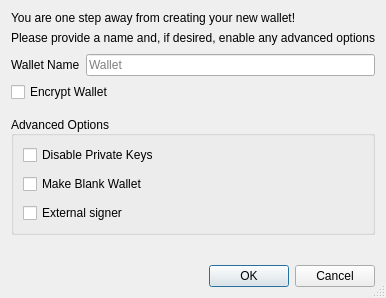
<?xml version="1.0" encoding="UTF-8"?>
<ui version="4.0">
 <class>CreateWalletDialog</class>
 <widget class="QDialog" name="CreateWalletDialog">
  <property name="geometry">
   <rect>
    <x>0</x>
    <y>0</y>
    <width>371</width>
    <height>298</height>
   </rect>
  </property>
  <property name="windowTitle">
   <string>Create Wallet</string>
  </property>
  <property name="sizeGripEnabled">
   <bool>true</bool>
  </property>
  <layout class="QVBoxLayout" name="verticalLayout">
   <item>
    <widget class="QLabel" name="label_description">
     <property name="sizePolicy">
      <sizepolicy hsizetype="Preferred" vsizetype="Preferred">
       <horstretch>0</horstretch>
       <verstretch>0</verstretch>
      </sizepolicy>
     </property>
     <property name="text">
      <string>You are one step away from creating your new wallet!</string>
     </property>
     <property name="alignment">
      <set>Qt::AlignLeading|Qt::AlignLeft|Qt::AlignVCenter</set>
     </property>
     <property name="wordWrap">
      <bool>false</bool>
     </property>
    </widget>
   </item>
   <item>
    <widget class="QLabel" name="label_subdescription">
     <property name="text">
      <string>Please provide a name and, if desired, enable any advanced options</string>
     </property>
    </widget>
   </item>
   <item>
    <spacer name="verticalSpacer">
     <property name="orientation">
      <enum>Qt::Vertical</enum>
     </property>
     <property name="sizeType">
      <enum>QSizePolicy::Fixed</enum>
     </property>
     <property name="sizeHint" stdset="0">
      <size>
       <width>20</width>
       <height>3</height>
      </size>
     </property>
    </spacer>
   </item>
   <item>
    <layout class="QHBoxLayout" name="horizontalLayout">
     <item>
      <widget class="QLabel" name="wallet_name_label">
       <property name="text">
        <string>Wallet Name</string>
       </property>
      </widget>
     </item>
     <item>
      <widget class="QLineEdit" name="wallet_name_line_edit">
       <property name="minimumSize">
        <size>
         <width>262</width>
         <height>0</height>
        </size>
       </property>
       <property name="placeholderText">
        <string>Wallet</string>
       </property>
      </widget>
     </item>
    </layout>
   </item>
   <item>
    <widget class="QCheckBox" name="encrypt_wallet_checkbox">
     <property name="toolTip">
      <string>Encrypt the wallet. The wallet will be encrypted with a passphrase of your choice.</string>
     </property>
     <property name="text">
      <string>Encrypt Wallet</string>
     </property>
     <property name="checked">
      <bool>false</bool>
     </property>
    </widget>
   </item>
   <item>
    <spacer name="verticalSpacer_1">
     <property name="orientation">
      <enum>Qt::Vertical</enum>
     </property>
     <property name="sizeType">
      <enum>QSizePolicy::Fixed</enum>
     </property>
     <property name="sizeHint" stdset="0">
      <size>
       <width>20</width>
       <height>8</height>
      </size>
     </property>
    </spacer>
   </item>
   <item>
    <widget class="QGroupBox" name="groupBox">
     <property name="title">
      <string>Advanced Options</string>
     </property>
     <property name="alignment">
      <set>Qt::AlignLeading|Qt::AlignLeft|Qt::AlignVCenter</set>
     </property>
     <property name="flat">
      <bool>false</bool>
     </property>
     <property name="checkable">
      <bool>false</bool>
     </property>
     <layout class="QVBoxLayout" name="verticalLayout_groupbox">
      <property name="spacing">
       <number>9</number>
      </property>
      <item>
       <widget class="QCheckBox" name="disable_privkeys_checkbox">
        <property name="enabled">
         <bool>true</bool>
        </property>
        <property name="toolTip">
         <string>Disable private keys for this wallet. Wallets with private keys disabled will have no private keys and cannot have an HD seed or imported private keys. This is ideal for watch-only wallets.</string>
        </property>
        <property name="text">
         <string>Disable Private Keys</string>
        </property>
       </widget>
      </item>
      <item>
       <widget class="QCheckBox" name="blank_wallet_checkbox">
        <property name="toolTip">
         <string>Make a blank wallet. Blank wallets do not initially have private keys or scripts. Private keys and addresses can be imported using descriptors at a later time.</string>
        </property>
        <property name="text">
         <string>Make Blank Wallet</string>
        </property>
       </widget>
      </item>
      <item>
       <widget class="QCheckBox" name="external_signer_checkbox">
        <property name="toolTip">
         <string>Use an external signing device such as a hardware wallet. Configure the external signer script in wallet preferences first.</string>
        </property>
        <property name="text">
         <string>External signer</string>
        </property>
       </widget>
      </item>
     </layout>
    </widget>
   </item>
   <item>
    <spacer name="verticalSpacer_2">
     <property name="orientation">
      <enum>Qt::Vertical</enum>
     </property>
     <property name="sizeHint" stdset="0">
      <size>
       <width>20</width>
       <height>0</height>
      </size>
     </property>
    </spacer>
   </item>
   <item>
    <widget class="QDialogButtonBox" name="buttonBox">
     <property name="orientation">
      <enum>Qt::Horizontal</enum>
     </property>
     <property name="standardButtons">
      <set>QDialogButtonBox::Cancel|QDialogButtonBox::Ok</set>
     </property>
    </widget>
   </item>
  </layout>
 </widget>
 <tabstops>
  <tabstop>wallet_name_line_edit</tabstop>
  <tabstop>encrypt_wallet_checkbox</tabstop>
  <tabstop>disable_privkeys_checkbox</tabstop>
  <tabstop>blank_wallet_checkbox</tabstop>
  <tabstop>external_signer_checkbox</tabstop>
 </tabstops>
 <resources/>
 <connections>
  <connection>
   <sender>buttonBox</sender>
   <signal>accepted()</signal>
   <receiver>CreateWalletDialog</receiver>
   <slot>accept()</slot>
   <hints>
    <hint type="sourcelabel">
     <x>248</x>
     <y>254</y>
    </hint>
    <hint type="destinationlabel">
     <x>157</x>
     <y>274</y>
    </hint>
   </hints>
  </connection>
  <connection>
   <sender>buttonBox</sender>
   <signal>rejected()</signal>
   <receiver>CreateWalletDialog</receiver>
   <slot>reject()</slot>
   <hints>
    <hint type="sourcelabel">
     <x>316</x>
     <y>260</y>
    </hint>
    <hint type="destinationlabel">
     <x>286</x>
     <y>274</y>
    </hint>
   </hints>
  </connection>
 </connections>
</ui>
